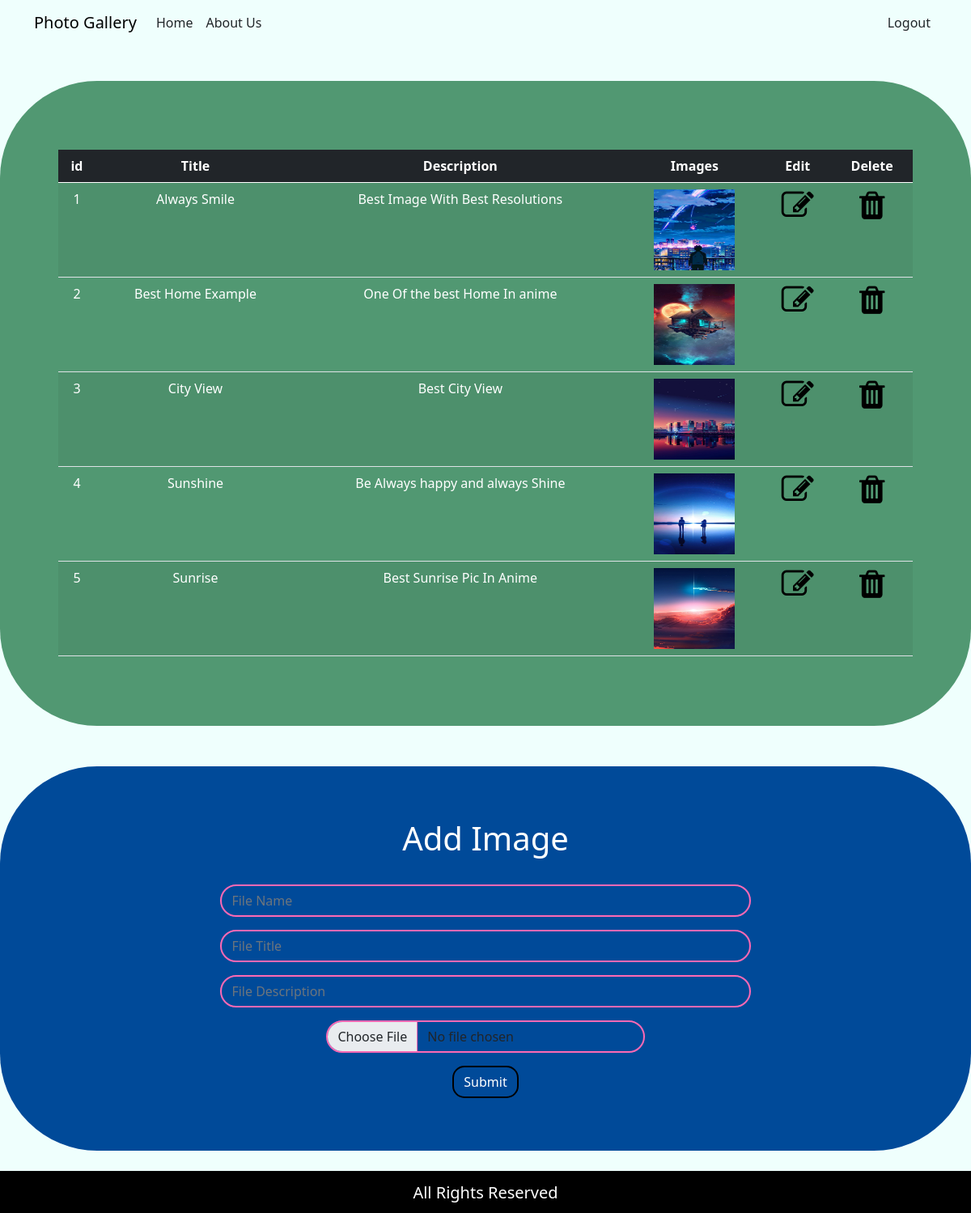
The page /admin.php (signed in) on the database its author committed.
### tables this page shows
CREATE TABLE `gallery` (
  `id` int(11) NOT NULL,
  `titleGallery` varchar(255) NOT NULL,
  `descGallery` varchar(255) NOT NULL,
  `imgGallery` varchar(255) NOT NULL
);

### admin.php (the view, shortened to what this page needs)
<!doctype html>
<html lang="en">
  <head>
    <link href="https://cdn.jsdelivr.net/npm/bootstrap@5.0.2/dist/css/bootstrap.min.css" rel="stylesheet">
    <link rel="stylesheet" href="https://cdnjs.cloudflare.com/ajax/libs/font-awesome/4.7.0/css/font-awesome.min.css">
    <link rel="stylesheet" href="add-image.css">
  </head>
  <body>
  <header>
      <nav class="navbar navbar-expand-lg fixed-top">
            <div class="container">
                <a class="navbar-brand" href="#">Photo Gallery</a>
                <div class="collapse navbar-collapse" id="navbarSupportedContent">
                <ul class="navbar-nav me-auto mb-2 mb-lg-0">
                    <li class="nav-item ">
                    <a class="nav-link text-dark" href="index.php">Home</a>
                    </li>
                    <li class="nav-item ">
                    <a class="nav-link text-dark" href="#">About Us</a>
                    </li>
                </ul>
                <ul class="navbar-nav ms-auto mb-2 mb-lg-0">
                <?php
                  if(isset($_SESSION['username'])){
                    echo '<li class="nav-item ">
                    <a class="nav-link text-dark" href="login/logout.php">Logout</a>
                    </li>';
                  }else{
                    echo '<li class="nav-item ">
                    <a class="nav-link" href="login/login.php">Login</a>
                    </li>';
                  }
                ?>
                </ul>
                </div>
            </div>
      </nav>
  </header>
    <div class="new">
    <div class="container-fluid table-area">
      <div class="table-responsive">
        <table class="table table-striped">
            <thead class="table-dark">
              <tr class="text-center text-white">
                <th scope="col">id</th>
                <th scope="col">Title</th>
                <th scope="col">Description</th>
                <th scope="col">Images</th>
                <th scope="col">Edit</th>
                <th scope="col">Delete</th>
              </tr>
            </thead>
            <tbody>
              <?php
                include 'assets/connection.php';
                $selectQuery = "select * from gallery";
                $query = mysqli_query($con , $selectQuery);
                while($result = mysqli_fetch_array($query)){
                  ?>
              <tr class=" form-content text-center text-white">
                <td><?php echo $result['id'];?></td>
                <td><?php echo $result['titleGallery'];?></td>
                <td><?php echo $result['descGallery'];?></td>
                <td><img src="<?php echo $result['imgGallery'];?>" width="100" height="100"></td>
                <td><a href="update.php?update=<?php echo $result['id']; ?>"><i class="fa fa-edit"></i></a></td>
                <td><a href="delete.php?deleteData=<?php echo $result['id']; ?>"><i class="fa fa-trash"></i></a></td>
              </tr>
                  <?php
                }
                ?>
            </tbody>
        </table>
      </div>
    </div>
    </div>
   <div class="container-fluid add-image">
    <div class="container add-image-form">
      <center>
        <div class="title">
          <h1 class="text-white">Add Image</h1>
        </div>
      </center>
    <?php
          if(isset($_SESSION['username'])){
            echo '<div class="container">
              <div class="upload-form">
                  <form action="upload.php" method="post" enctype="multipart/form-data">
                      <div class="mb-3">
                          <input type="text" class="form-control" name="filename" placeholder="File Name">
                      </div>
                      <div class="mb-3">
                          <input type="text" class="form-control" name="filetitle" placeholder="File Title">
                      </div>
                      <div class="mb-3">
                          <input type="text" class="form-control" name="filedesc" placeholder="File Description">
                      </div>
                      <div class="mb-3">
                          <input type="file" class="form-control" name="file">
                      </div>
                      <center>
                         <button type="submit" name="submit" class="btn">Submit</button>
                      </center>
                  </form>
              </div>
          </div>' ;
          }
      ?>
    </div>
   </div>
   <footer>
    <div class="footer text-center">
      <h5>All Rights Reserved</h5>
    </div>
   </footer>
  </body>
</html>

### add-image.css (style rules this page uses)
body { background-color: #EFFFFD; }
a { text-decoration: none; color: black; }
.fa { font-size: 40px; }
.navbar { background-color: #EFFFFD; }
.table-responsive { margin: 60px 60px 0px 60px; padding-bottom: 45px; }
.new { margin-top: 100px; }
.table-area { background-color:#519872; padding-top: 25px; padding-bottom: 25px; border-top-left-radius: 120px; border-top-right-radius: 120px; border-bottom-left-radius: 120px; border-bottom-right-radius: 120px; margin-bottom: 50px; }
.add-image { background-color: #004a99; border-top-left-radius: 120px; border-top-right-radius: 120px; border-bottom-left-radius: 120px; border-bottom-right-radius: 120px; margin-bottom: 25px; }
.add-image-form { padding-top: 65px; padding-bottom: 65px; }
.upload-form { width: 60%; margin: auto; }
.title { padding-bottom: 25px; }
input[type=text] { background: transparent; border: 2px solid hotpink; border-radius: 25px; }
input[type=file] { width: 60%; margin: auto; background: transparent; border: 2px solid hotpink; border-radius: 25px; }
.btn { border: 2px solid black; color: white; border-radius: 15px; }
.footer { background-color: black; color: white; padding-top: 15px; padding-bottom: 5px; }

### rows shown on the page
gallery: id "1", titleGallery "Always Smile", descGallery "Best Image With Best Resolutions", imgGallery (picture)
gallery: id "2", titleGallery "Best Home Example", descGallery "One Of the best Home In anime", imgGallery (picture)
gallery: id "3", titleGallery "City View", descGallery "Best City View", imgGallery (picture)
gallery: id "4", titleGallery "Sunshine", descGallery "Be Always happy and always Shine", imgGallery (picture)
gallery: id "5", titleGallery "Sunrise", descGallery "Best Sunrise Pic In Anime", imgGallery (picture)
